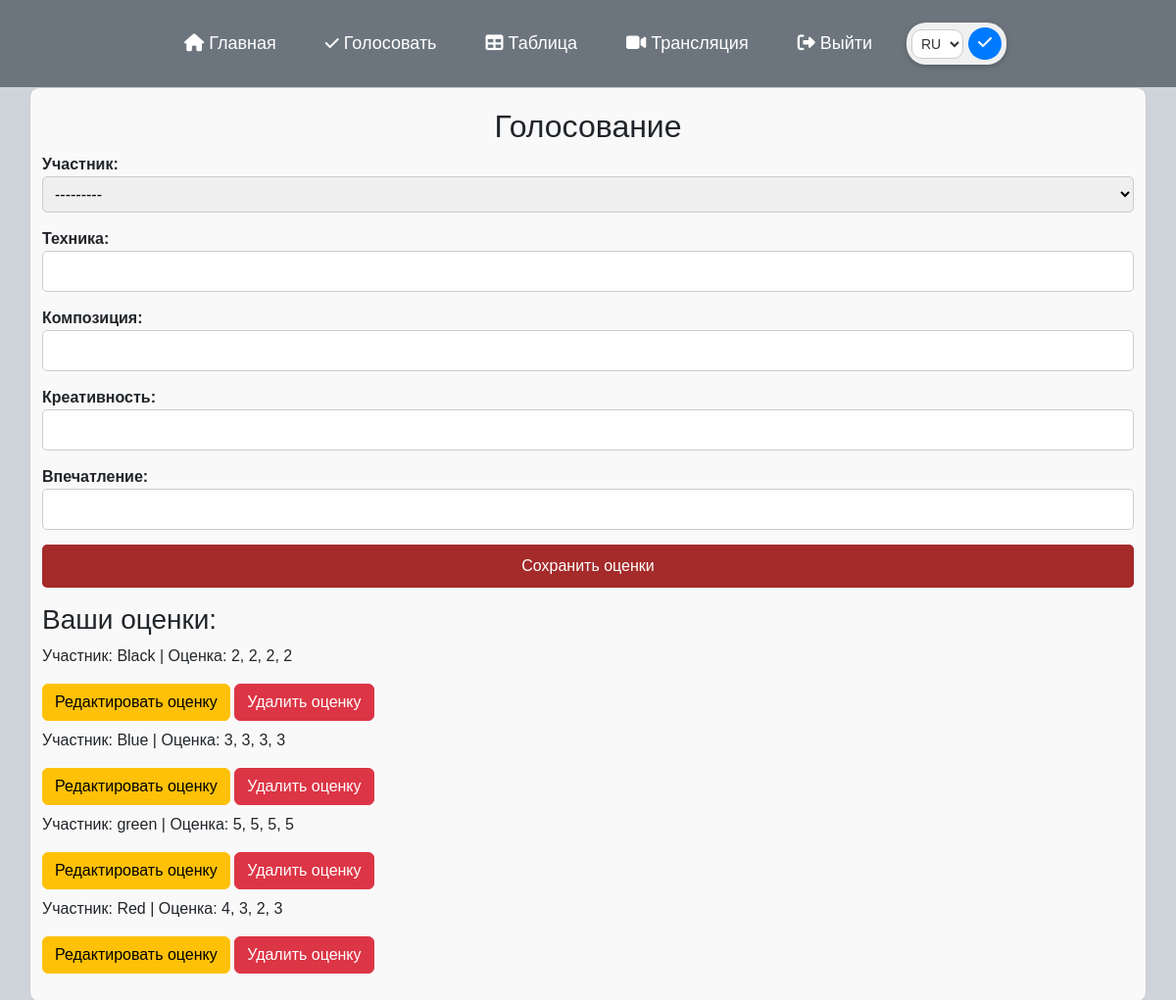
Page /ru/vote/ (signed in) on the committed database.
### vote/models.py (models this page shows, shortened)
class Score(models.Model):
    jury = models.ForeignKey(User, on_delete=models.CASCADE)  # Жюри
    participant = models.ForeignKey(Participant, on_delete=models.CASCADE)  # Участник
    technique = models.IntegerField()
    composition = models.IntegerField()
    creativity = models.IntegerField()
    impression = models.IntegerField()

### main/models.py (models this page shows)
class Participant(models.Model):
    number = models.PositiveIntegerField('Номер',unique=True)  # Уникальный номер участника
    name = models.CharField('Название', max_length=200)  # Имя участника
    def __str__(self):
        return f"{self.number} - {self.name}"
    class Meta:
        verbose_name = 'Участник'
        verbose_name_plural = 'Участники'

### vote/views.py (the view)
# urls.py: path('', views.vote_page, name ='vote_page'),
@login_required
def vote_page(request):
    success_message = None
    error_message = None
    scores = Score.objects.filter(jury=request.user)
    if request.method == 'POST':
        form = ScoreForm(request.POST)
        if form.is_valid():
            participant = form.cleaned_data['participant']
            existing_score = Score.objects.filter(jury=request.user, participant=participant).first()
            if existing_score:
                error_message = "Вы уже оценили данного участника!"
            else:
                score = form.save(commit=False)
                score.jury = request.user  # Текущий пользователь - жюри
                score.save()
                success_message = "Оценки успешно сохранены!"
                form = ScoreForm()  # Очищаем форму после успешного сохранения
    else:
        form = ScoreForm()
    participants = Participant.objects.all()  # Получаем всех участников для выбора
    return render(request, 'vote/vote.html', {
        'form': form,
        'participants': participants,
        'success_message': success_message,
        'error_message': error_message,
        'scores': scores,  # Передаем все оценки текущего пользователя
    })

### vote/forms.py
class ScoreForm(forms.ModelForm):
    participant = forms.ModelChoiceField(queryset=Participant.objects.all(), label="Участник")
    class Meta:
        model = Score
        fields = ['participant', 'technique', 'composition', 'creativity', 'impression']
        labels = {
            'technique': 'Техника',
            'composition': 'Композиция',
            'creativity': 'Креативность',
            'impression': 'Впечатление',
        }
        widgets = {
            'technique': forms.NumberInput(attrs={'min': 0, 'max': 10}),
            'composition': forms.NumberInput(attrs={'min': 0, 'max': 10}),
            'creativity': forms.NumberInput(attrs={'min': 0, 'max': 10}),
            'impression': forms.NumberInput(attrs={'min': 0, 'max': 10}),
        }

### vote/templates/vote/vote.html (shortened to what this page needs)
{% load static %}
{% load i18n %}
<!DOCTYPE html>
<html lang="ru">
<head>
    <link rel="stylesheet" href="{% static 'vote/css/vote.css' %}">
    <link rel="stylesheet" href="https://cdn.jsdelivr.net/npm/bootstrap@5.3.3/dist/css/bootstrap.min.css">
    <link rel="stylesheet" href="https://use.fontawesome.com/releases/v6.6.0/css/all.css">
</head>
<body>
<header>
    <nav class="navbar">
        <ul class="navbar-menu">
            <li><a href="{% url 'main' %}"><i class="fa-solid fa-house"></i> {% trans "Главная" %}</a></li>
            <li><a href="{% url 'vote_page' %}"><i class="fa-solid fa-check"></i> {% trans "Голосовать" %}</a></li>
            <li><a href="{% url 'participant_scores' %}"><i class="fa-solid fa-table"></i> {% trans "Таблица" %}</a></li>
            <li><a href="{% url 'translation_scores' %}"><i class="fa-solid fa-video"></i> {% trans "Трансляция" %}</a></li>
            <li><a href="{% url 'signup' %}"><i class="fa-solid fa-right-from-bracket"></i> {% trans "Выйти" %}</a></li>
            <form method="post" action="{% url 'set_language' %}?next={{ request.path }}" class="language-form">
    <select name="language" class="language-select">
        <option value="ru" {% if LANGUAGE_CODE == 'ru' %}selected{% endif %}>RU</option>
    </select>
    <button type="submit" class="language-btn">
        <i class="fa fa-check"></i>
    </button>
</form>
        </ul>
    </nav>
</header>
<div class="container">
    <h2>{% trans "Голосование" %}</h2>
    <form method="post">
        <div class="form-group">
            <label for="{{ form.participant.id_for_label }}">{% trans "Участник:" %}</label>
            {{ form.participant }}
        </div>
        <div class="form-group">
            <label for="{{ form.technique.id_for_label }}">{% trans "Техника:" %}</label>
            {{ form.technique }}
        </div>
        <div class="form-group">
            <label for="{{ form.composition.id_for_label }}">{% trans "Композиция:" %}</label>
            {{ form.composition }}
        </div>
        <div class="form-group">
            <label for="{{ form.creativity.id_for_label }}">{% trans "Креативность:" %}</label>
            {{ form.creativity }}
        </div>
        <div class="form-group">
            <label for="{{ form.impression.id_for_label }}">{% trans "Впечатление:" %}</label>
            {{ form.impression }}
        </div>
        <button type="submit" class="btn">{% trans "Сохранить оценки" %}</button>
    </form>
    <div class="mt-3">
        <h3>{% trans "Ваши оценки:" %}</h3>
        {% if scores %}
            {% for score in scores %}
                <div class="mb-2">
                    <p>{% trans "Участник:" %} {{ score.participant.name }} | {% trans "Оценка:" %} {{ score.technique }}, {{ score.composition }}, {{ score.creativity }}, {{ score.impression }}</p>
                    <a href="{% url 'edit_score' score.id %}" class="btn btn-warning">{% trans "Редактировать оценку" %}</a>
                    <a href="{% url 'delete_score' score.id %}" class="btn btn-danger" onclick="return confirm('Вы уверены, что хотите удалить эту оценку?');">{% trans "Удалить оценку" %}</a>
                </div>
            {% endfor %}
        {% else %}
            <p>{% trans "Оценок нет." %}</p>
        {% endif %}
    </div>
</div>
</body>
</html>

### vote/static/vote/css/vote.css (style rules this page uses)
.container { width: 50%; margin: 0 auto; padding: 20px; background-color: #f9f9f9; border: 1px solid #ccc; border-radius: 10px; }
h2 { text-align: center; }
.form-group { margin-bottom: 15px; }
label { display: block; font-weight: bold; }
input, select { width: 100%; padding: 8px; border: 1px solid #ccc; border-radius: 5px; }
button.btn { display: block; width: 100%; padding: 10px; background-color: brown; color: white; border: none; border-radius: 5px; cursor: pointer; }
header { background-color: #6c757d; padding: 15px 0; }
.navbar { display: flex; justify-content: center; align-items: center; flex-wrap: wrap; }
.navbar-menu { list-style: none; margin: 0; padding: 0; display: flex; gap: 20px; width: 100%; align-items: center; justify-content: center; }
.navbar-menu li { display: inline-block; }
.navbar-menu a { font-size: 18px; color: white; text-decoration: none; padding: 10px 15px; transition: color 0.3s ease; }
.language-form { display: inline-flex; align-items: center; padding: 5px; background-color: #f0f0f0; border-radius: 20px; box-shadow: 0 2px 6px rgba(0, 0, 0, 0.2); }
.language-select { padding: 5px; margin-right: 5px; border: 1px solid #ccc; border-radius: 10px; background-color: #fff; font-size: 14px; color: #333; }
.language-btn { background-color: #007bff; border: none; padding: 6px 10px; border-radius: 50%; cursor: pointer; color: white; font-size: 14px; transition: background-color 0.3s ease; }
.fa-check { font-size: 16px; }

### vote/templates/vote/vote.html (style rules this page uses)
body { background: #ced4da; margin: 0; padding: 0; font-family: Arial, sans-serif; }

### rows in the picture
Score: participant.name "Black", technique "2", composition "2", creativity "2", impression "2"
Score: participant.name "Blue", technique "3", composition "3", creativity "3", impression "3"
Score: participant.name "green", technique "5", composition "5", creativity "5", impression "5"
Score: participant.name "Red", technique "4", composition "3", creativity "2", impression "3"
